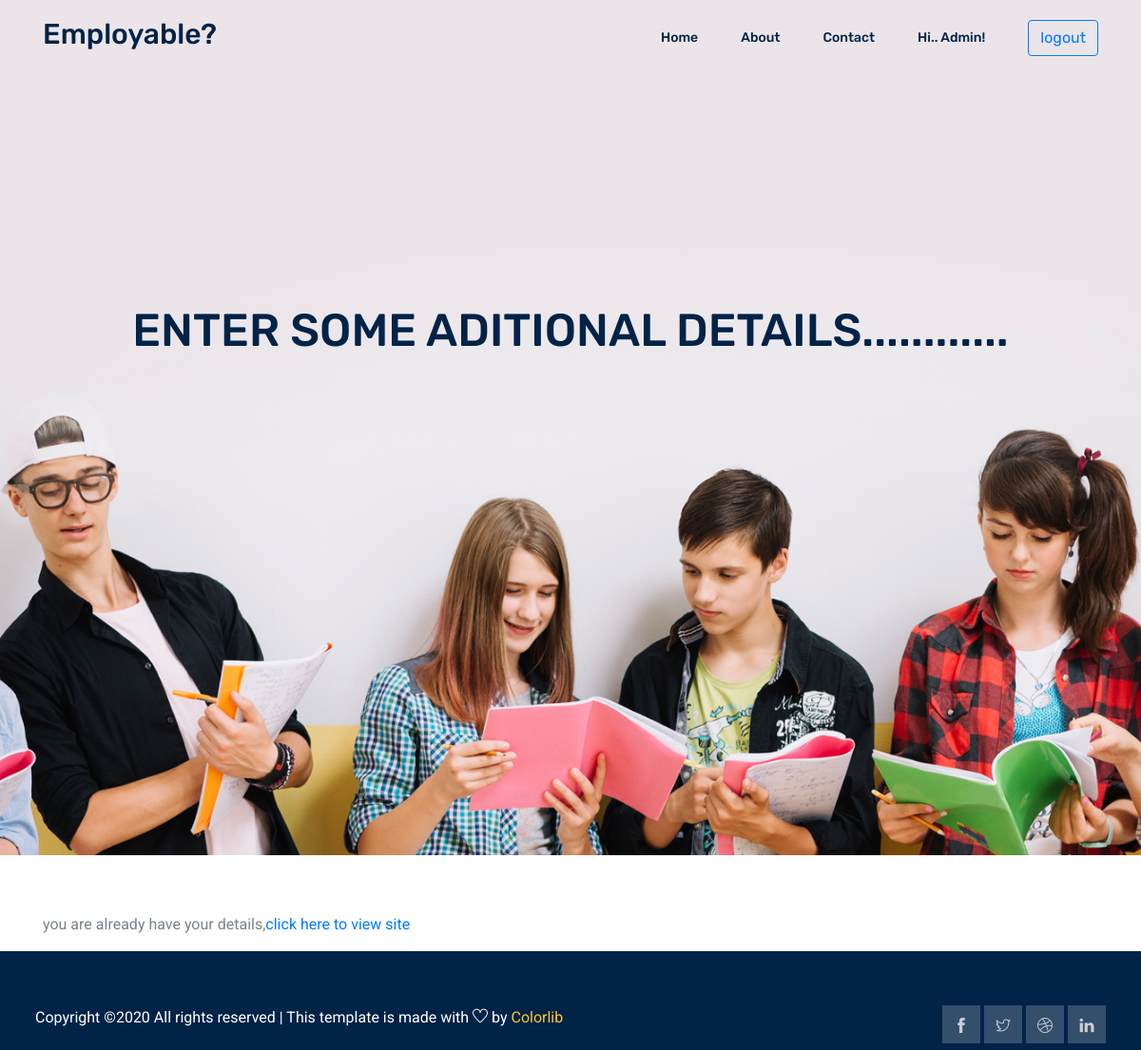
Page /student/fillDetails/ (signed in) on the earlier database version.
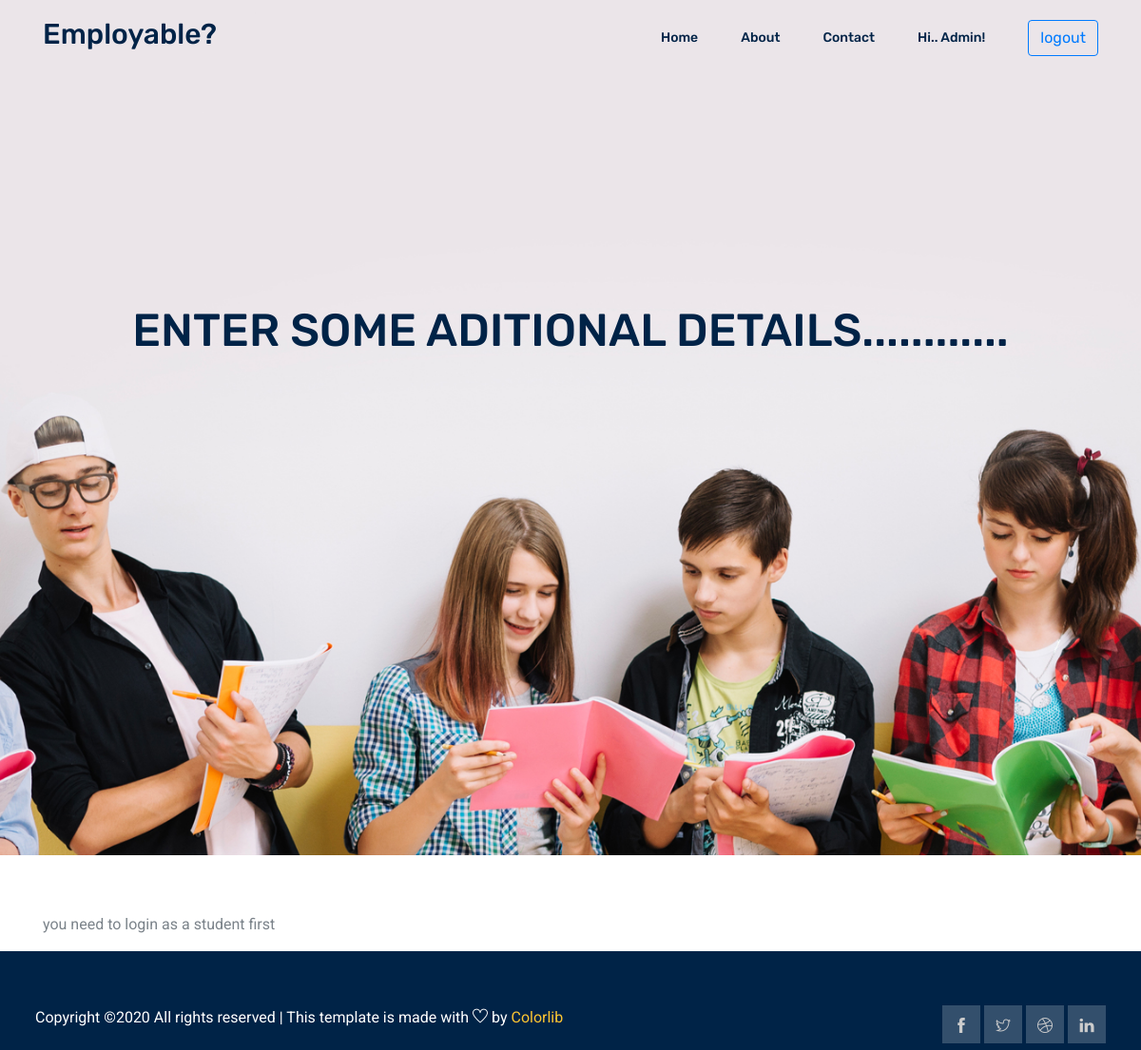
Same page on the later database version.
### student/views.py (the view, shortened to what this page needs)
# urls.py: path('fillDetails/',views.fillDetailView.as_view(),name='fillStudentDetail'),
class fillDetailView(View):
    def get(self,request):
        context ={
            'form':StudentDetailsForm,
        }
        return render(request,'student/fillStudentsDetail.html',context)

### templates/student/fillStudentsDetail.html (shortened to what this page needs)
{% extends 'base.html' %}
{% load crispy_forms_tags %}
{% block body %}
<section class="home_banner_area">
   <div class="banner_inner">
     <div class="container">
       <div class="row">
         <div class="col-lg-12">
           <div class="banner_content text-center">
             <h2 class="text-uppercase mt-4 mb-5">
               Enter some aditional details............
             </h2>
           </div>
         </div>
       </div>
     </div>
   </div>
 </section>
    <div class='container' style= 'margin-top:60px'>
        {% if user.is_authenticated %}
    {% if request.user.is_student %}
    {% if request.user.has_details%}
        <p>you are already have your details,<a href={% url 'home' %}>click here to view site</a></p>
    {% endif %}
    {%else%}
    <p>you need to login as a student first</p>
    {% endif %}
    {% else %}
    <p>you need to login first</p>
    {% endif %}
</div>
{% endblock %}

Differences in the rows shown:
changed User "Admin": is_student True → False (drawn)
Other differences:
text no longer shown: "you are already have your details, click here to view site"
text now shown: "you need to login as a student first"
